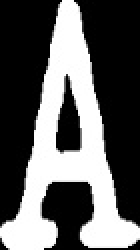
#> input picture server/Card_Imgs/Ace.jpg, 70 x 125 px (shown 2 times larger)
$ python -i Cards.py   (imports and definitions only)
#> lines starting #> are read from the running program, lines starting #| are printed output that depends on the picture; after the words box and inside, x2 and y2 are one past the last pixel; in counts of white or black regions, pixels touching at a corner belong together
#> further down, picture is the input picture: shape (125, 70, 3); min 0, max 255, mean 95.8
import numpy as np
import cv2

BKG_THRESH = 20
CARD_THRESH = 60
CORNER_WIDTH = 32
CORNER_HEIGHT = 84
RANK_WIDTH = 70
RANK_HEIGHT = 125
SUIT_WIDTH = 70
SUIT_HEIGHT = 100
RANK_DIFF_MAX = 2000
SUIT_DIFF_MAX = 700
CARD_MAX_AREA = 120000
CARD_MIN_AREA = 25000

font = cv2.FONT_HERSHEY_SIMPLEX


class Query_card:
    # [12 lines left out: function __init__, not called in this run]


class Train_ranks:
    def __init__(self):
        self.img = []
        self.name = "Placeholder"


class Train_suits:
    def __init__(self):
        self.img = []
        self.name = "Placeholder"


# [22 lines left out: functions load_ranks, load_suits, not called in this run]


def preprocess_image(image):
    gray = cv2.cvtColor(image, cv2.COLOR_BGR2GRAY)
    blur = cv2.GaussianBlur(gray, (5, 5), 0)
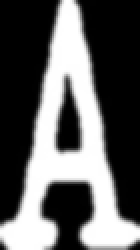
#> blur: shape (125, 70) (shown 2 times larger); min 0, max 255, mean 96.1
    img_w, img_h = np.shape(image)[:2]
#> img_w = 125; img_h = 70
    bkg_level = gray[int(img_h/100)][int(img_w/2)]
#> bkg_level = 0
    thresh_level = bkg_level + BKG_THRESH
#> thresh_level = 20
    retval, thresh = cv2.threshold(blur, thresh_level, 255, cv2.THRESH_BINARY)
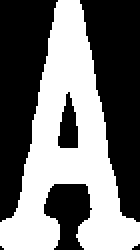
#> thresh: shape (125, 70) (shown 2 times larger); 45.2% white; 1 white region, box (x1, y1, x2, y2) and area: (0, 0, 70, 125) 3955
#> retval = 20
    return thresh


# [121 lines left out: functions find_cards, preprocess_card, match_card, flattener, not called in this run]

>>> import cv2
>>> picture = cv2.imread('Card_Imgs/Ace.jpg')
>>> result = preprocess_image(picture)

$ run again, on server/Card_Imgs/Eight.jpg
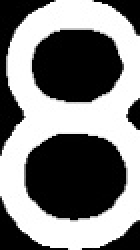
#> input picture server/Card_Imgs/Eight.jpg, 70 x 125 px (shown 2 times larger)
#> picture is the input picture: shape (125, 70, 3); min 0, max 255, mean 127.9
#> in preprocess_image, `blur = cv2.GaussianBlur(gray, (5, 5), 0)`:
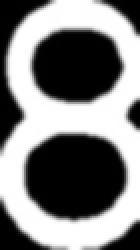
#> blur: shape (125, 70) (shown 2 times larger); min 0, max 255, mean 128.2
#> bkg_level = 2
#> thresh_level = 22
#> in preprocess_image, `retval, thresh = cv2.threshold(blur, thresh_level, 255, cv2.THRESH_BIN..`:
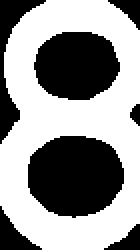
#> thresh: shape (125, 70) (shown 2 times larger); 58.4% white; 7 black regions, largest, box (x1, y1, x2, y2) and area: (14, 68, 62, 109) 1560, (17, 16, 60, 50) 1163, (0, 0, 23, 72) 458

$ run again, on server/Card_Imgs/Five.jpg
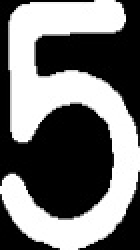
#> input picture server/Card_Imgs/Five.jpg, 70 x 125 px (shown 2 times larger)
#> picture is the input picture: shape (125, 70, 3); min 0, max 255, mean 116.4
#> in preprocess_image, `blur = cv2.GaussianBlur(gray, (5, 5), 0)`:
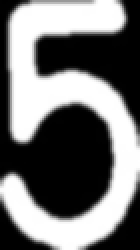
#> blur: shape (125, 70) (shown 2 times larger); min 0, max 255, mean 117
#> bkg_level = 0
#> thresh_level = 20
#> in preprocess_image, `retval, thresh = cv2.threshold(blur, thresh_level, 255, cv2.THRESH_BIN..`:
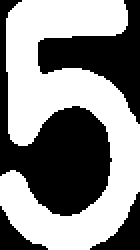
#> thresh: shape (125, 70) (shown 2 times larger); 54.4% white; 4 black regions, box (x1, y1, x2, y2) and area: (0, 0, 56, 108) 2279, (19, 0, 70, 62) 1232, (45, 96, 70, 125) 278, (0, 103, 24, 125) 203

$ run again, on server/Card_Imgs/Four.jpg
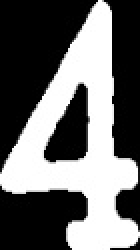
#> input picture server/Card_Imgs/Four.jpg, 70 x 125 px (shown 2 times larger)
#> picture is the input picture: shape (125, 70, 3); min 0, max 255, mean 106.9
#> in preprocess_image, `blur = cv2.GaussianBlur(gray, (5, 5), 0)`:
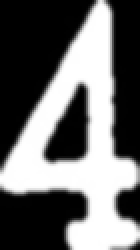
#> blur: shape (125, 70) (shown 2 times larger); min 0, max 255, mean 107.3
#> bkg_level = 0
#> thresh_level = 20
#> in preprocess_image, `retval, thresh = cv2.threshold(blur, thresh_level, 255, cv2.THRESH_BIN..`:
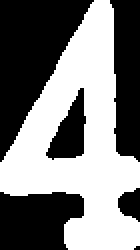
#> thresh: shape (125, 70) (shown 2 times larger); 49% white; 1 white region, box (x1, y1, x2, y2) and area: (0, 0, 70, 125) 4289
